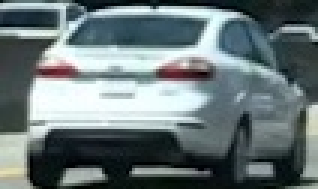
#> input picture cutout1.jpg, 106 x 63 px (shown 3 times larger)
$ jupyter execute --allow-errors Untitled5.ipynb   (shell and % lines are left out)   (older library calls are emulated)
#> lines starting #> are read from the running program, lines starting #| are printed output that depends on the picture
# The goals/steps of this project are the following
* Perform a Histogram of Oriented Gradients(HOG) feature extraction on a labeled training set of images and train a classifier Linear SVM classifier
* Optionally you can also apply a color tranform and append binned color features, as well as histograms of color, to your HOG feature vector.
* Note: for those first two steps don't forget to normalize your features and randomize a selection for training and testing.
* Implement a sliding-window technique and use your trained classifier to search for vehicles in images.
* Run your pipeline on a video stream(start with test_video.mp4 and later implement on full project_video.mp4) and create a heat map of recurring detections frame by frame to reject outliers and follow detected vehicles.
* Estimate a bounding box for vehicles detected.

[cell 1]
import numpy as np
import cv2
import matplotlib.image as mpimg
from matplotlib import pyplot as plt
from mpl_toolkits.mplot3d import Axes3D
import glob
from skimage.feature import hog
import time
from sklearn.svm import LinearSVC
from sklearn.svm import SVC
from sklearn.preprocessing import StandardScaler
from skimage.feature import hog
from helper import *
from sklearn.model_selection import train_test_split
from scipy.ndimage.measurements import label
import time
from moviepy.editor import VideoFileClip
from IPython.display import HTML

[cell 2]
# Loading the car and notcar data
vehicles = glob.glob('vehicles/**/*.png')
non_vehicles = glob.glob('non-vehicles/**/*.png')
print(len(vehicles))
print(len(non_vehicles))

[cell 3]
# Read a color image
img = cv2.imread("cutout1.jpg")
#> img is the input picture: shape (63, 106, 3); mean B, G, R 120.3, 118.5, 105.4
# Select a small fraction of pixels to plot by subsampling it
scale = max(img.shape[0], img.shape[1], 64) / 64  # at most 64 rows and columns
#> scale = 1.66
img_small = cv2.resize(img, (np.int(img.shape[1] / scale), np.int(img.shape[0] / scale)), interpolation=cv2.INTER_NEAREST)
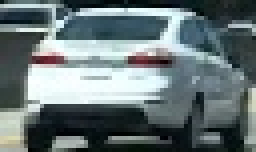
#> img_small: shape (38, 64, 3) (shown 4 times larger); mean B, G, R 118.8, 117, 103.8

# Convert subsampled image to desired color space(s)
img_small_RGB = cv2.cvtColor(img_small, cv2.COLOR_BGR2RGB)  # OpenCV uses BGR, matplotlib likes RGB
img_small_HSV = cv2.cvtColor(img_small, cv2.COLOR_BGR2HSV)
#> img_small_HSV: shape (38, 64, 3); mean H, S, V 91.7, 63.9, 120.9
img_small_LUV = cv2.cvtColor(img_small, cv2.COLOR_BGR2LUV)
#> img_small_LUV: shape (38, 64, 3); mean of channels 0, 1, 2 118, 92, 133.7
img_small_HLS = cv2.cvtColor(img_small, cv2.COLOR_BGR2HLS)
#> img_small_HLS: shape (38, 64, 3); mean of channels 0, 1, 2 91.7, 111.9, 73.8
img_small_YUV = cv2.cvtColor(img_small, cv2.COLOR_BGR2YUV)
#> img_small_YUV: shape (38, 64, 3); mean of channels 0, 1, 2 113.2, 130.6, 119.7
img_small_YCrCb = cv2.cvtColor(img_small, cv2.COLOR_BGR2YCrCb)
#> img_small_YCrCb: shape (38, 64, 3); mean of channels 0, 1, 2 113.2, 121.2, 131.2
img_small_rgb = img_small_RGB / 255.  # scaled to [0, 1], only for plotting

# Plot and show
#> (the rest of this cell did not finish here and is left out)

#> (a cell that did not finish here is left out)

hog() function
takes in a single color channel or grayscaled image as input, parameters are orientations, pixel_per_cell and cells_per_block
The number of orientations is specified as an integer, and represents the number of orientaion bins that the gradient information will be split into the histogram. Typical value ranges 6 to 12.
The pixels_per_cell parameters specifies the cell size over which gradient histogram is computed. This parameter is passed as a 2 tuple so you could have differnet cell sizes in x and y, but cells are commonly chosen to be squre
The cells_per_block parameter is also passed as a 2-tuple, and specified the local area over which the histogram counts in a given cell will be normalized. Block noramlization is not necessarily required, but generally leads to a more robust eature set.

#> (a cell that did not finish here is left out)

[cell 6]
cars = []
notcars = []
for image in vehicles:
    cars.append(image)
for image in non_vehicles:
    notcars.append(image)
print(len(cars),len(notcars))

#> (a cell that did not finish here is left out)

[cell 8]
"""
### TODO: Tweak these parameters and see how the results change.
color_space = 'RGB' # RGB # Can be RGB, HSV, LUV, HLS, YUV, YCrCb
orient = 8 #9 #8 # HOG orientations
pix_per_cell = 8 # 2 # HOG pixels per cell
cell_per_block = 2 # HOG pixels per cell
hog_channel = 'ALL' # Can be 0, 1, 2, or "ALL"
spatial_size = (16,16) # Spatial features on or off
hist_bins = 32 # Number of histogram bins
spatial_feat = True # Spatial features on or off
hist_feat = True # Histogram features on or off
hog_feat = True # HOG features on or off
"""
#> (the rest of this cell did not finish here and is left out)

#> (a cell that did not finish here is left out)

[cell 10]
# Testing
n=15
#> n = 15
#> (the rest of this cell did not finish here and is left out)

[cell 11]
def draw_bounding_boxes(image):
    draw_image = np.copy(image)
    hot_windows = []

    for window_size in [(96, 96), (120, 120)]:
        windows = slide_window(image, x_start_stop=[int(image.shape[1]/2), image.shape[1]], y_start_stop=y_start_stop,
                            xy_window=window_size, xy_overlap=(0.9, 0.9))

        hot_windows.extend(search_windows(image, windows, svc, X_scaler, color_space=color_space,
                                spatial_size=spatial_size, hist_bins=hist_bins,
                                orient=orient, pix_per_cell=pix_per_cell,
                                cell_per_block=cell_per_block,
                                hog_channel=hog_channel, spatial_feat=spatial_feat,
                                hist_feat=hist_feat, hog_feat=hog_feat))

    window_img = draw_boxes(draw_image, hot_windows, color=(0, 0, 255), thick=6)
#     plt.imshow(window_img)
#     plt.show()

    heat = np.zeros_like(image[:,:,0]).astype(np.float)

    add_heat(heat, hot_windows)

    final_map = np.clip(heat , 0, 255)

#     plt.imshow(final_map, cmap='hot')
#     plt.show()

    heatmap = apply_threshold(heat, 2)
    labels = label(heatmap)

    # Draw bounding boxes on a copy of the image
    draw_img = draw_labeled_bboxes(np.copy(image), labels)
    # Display the image
#     plt.imshow(draw_img)
#     plt.show()
    return draw_img

#> (the rest of this cell did not finish here and is left out)

#> (a cell that did not finish here is left out)

[cell 13]
from moviepy.editor import VideoFileClip
from IPython.display import HTML

[cell 14]
def process(image):
    return draw_bounding_boxes(image)

[cell 15]
for image_name in glob.glob("test_images/*"):
    test_img = plt.imread(image_name)
    test_img = process(test_img)
    plt.imshow(test_img)
    plt.show()

[cell 16]
output = 'p5.mp4'
#> output = 'p5.mp4'
#> (the rest of this cell did not finish here and is left out)


$ run again, with detection_on_test_images.png saved as cutout1.jpg
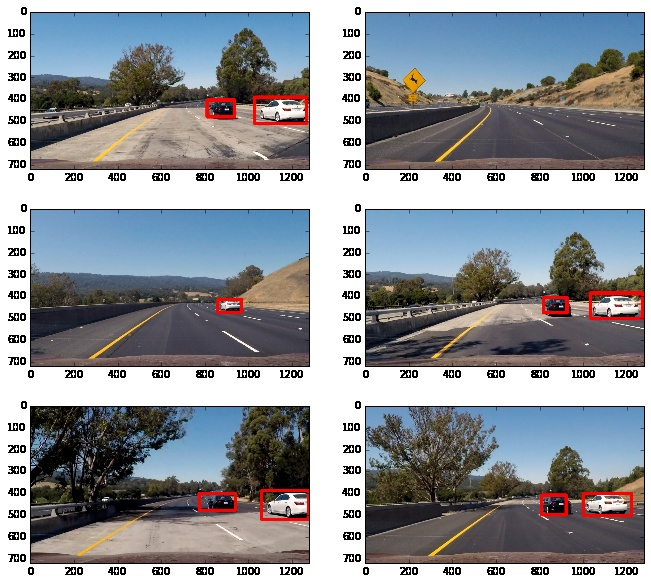
#> input picture detection_on_test_images.png, 651 x 584 px
#> img is the input picture: shape (584, 651, 3); mean B, G, R 152.3, 147.2, 143.4
#> `img_small = cv2.resize(img, (np.int(img.shape[1] / scale), np.int(img...`:
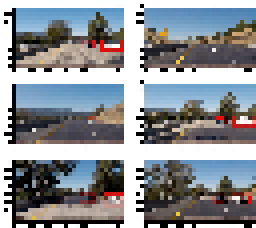
#> img_small: shape (57, 64, 3) (shown 4 times larger); mean B, G, R 149.8, 144.7, 140.8
#> img_small_HSV: shape (57, 64, 3); mean H, S, V 56.6, 62.1, 159.3
#> img_small_LUV: shape (57, 64, 3); mean of channels 0, 1, 2 148.9, 95.6, 131.3
#> img_small_HLS: shape (57, 64, 3); mean of channels 0, 1, 2 56.9, 145.2, 67
#> img_small_YUV: shape (57, 64, 3); mean of channels 0, 1, 2 144.1, 130.8, 125.1
#> img_small_YCrCb: shape (57, 64, 3); mean of channels 0, 1, 2 144.1, 125.6, 131.2
#> n = 15
#> output = 'p5.mp4'

$ run again, with download.png saved as cutout1.jpg
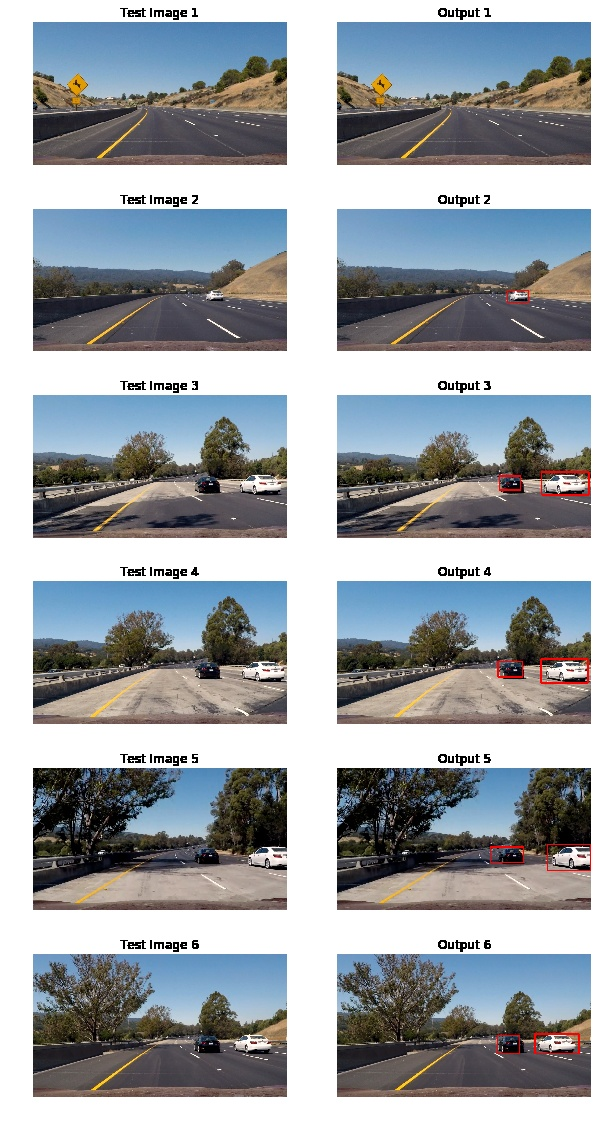
#> input picture download.png, 601 x 1121 px
#> img is the input picture: shape (1121, 601, 3); mean B, G, R 166.3, 161.3, 156
#> `img_small = cv2.resize(img, (np.int(img.shape[1] / scale), np.int(img...`:
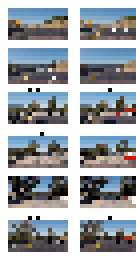
#> img_small: shape (64, 34, 3) (shown 4 times larger); mean B, G, R 166.2, 161.3, 156.1
#> img_small_HSV: shape (64, 34, 3); mean H, S, V 56.4, 49.1, 173.9
#> img_small_LUV: shape (64, 34, 3); mean of channels 0, 1, 2 164.9, 94.9, 131.3
#> img_small_HLS: shape (64, 34, 3); mean of channels 0, 1, 2 56.4, 161, 62.9
#> img_small_YUV: shape (64, 34, 3); mean of channels 0, 1, 2 160.3, 130.9, 124.3
#> img_small_YCrCb: shape (64, 34, 3); mean of channels 0, 1, 2 160.3, 125, 131.3
#> n = 15
#> output = 'p5.mp4'
